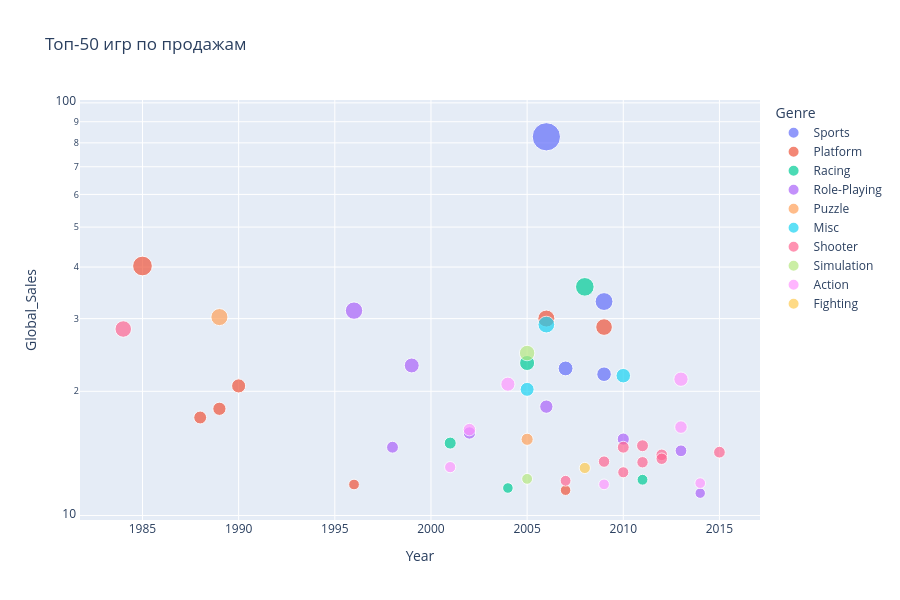
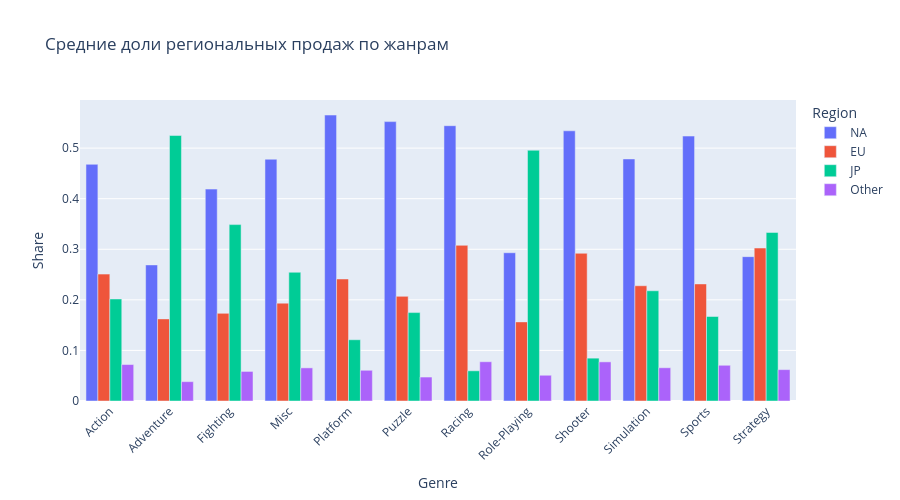

The code cell stored with these charts, in order, in its notebook:
### Code cell
fig, axes = plt.subplots(2, 2, figsize=(14, 10))
fig.suptitle('Распределения ключевых признаков', fontsize=16)
sns.histplot(data=df_eng, x = 'Global_Sales', kde=True, ax=axes[0, 0], color='silver', log_scale=(True, False))
axes[0,0].set_title('Распределение глобальных продаж')

sns.histplot(data=df_eng, x='Year', kde=False, ax=axes[0,1], color='skyblue', bins=30)
axes[0,1].set_title('Количество релизов по годам')
top_genres = df_eng['Genre'].value_counts().head(10).index
sns.countplot(data=df_eng[df_eng['Genre'].isin(top_genres)], y='Genre', ax=axes[1,0], palette='Set2', order=top_genres)
axes[1,0].set_title('Топ-10 жанров по количеству игр')

top_platforms = df_eng['Platform'].value_counts().head(10).index
sns.countplot(data=df_eng[df_eng['Platform'].isin(top_platforms)], y='Platform', ax=axes[1,1], palette='Set3', order=top_platforms)
axes[1, 1].set_title('Топ-10 платформ по количеству игр')

plt.tight_layout()
plt.show()

# Ищем зависимости
all_genres = df_eng['Genre'].value_counts().index

fig, axes = plt.subplots(3, 4, figsize=(20, 15))
fig.suptitle('Глобальные продажи по годам и жанрам', fontsize=16, fontweight='bold')
axes = axes.flatten()
for idx, genre in enumerate(all_genres):
    ax = axes[idx]
    genre_data = df_eng[df_eng['Genre'] == genre]
    
    sns.scatterplot(data=genre_data, x='Year', y='Global_Sales', 
                    ax=ax, color=f'C{idx}', alpha=0.4, s=15)
    
    ax.set_title(f'{genre}\n', fontsize=9, fontweight='bold')
    ax.set_xlabel('')
    ax.set_ylabel('')
    ax.set_yscale('log')
    ax.grid(axis='y', alpha=0.3)

for idx in range(len(all_genres), len(axes)):
    axes[idx].set_visible(False)

fig.text(0.5, -0.02, 'Год релиза', ha='center', fontsize=12, fontweight='bold')
fig.text(0.02, 0.5, 'Глобальные продажи (млн)', va='center', rotation='vertical', fontsize=12, fontweight='bold')

plt.tight_layout()
plt.show()

# Ищем выбросы

plt.figure(figsize=(10, 6))
sns.scatterplot(data=df_eng, x='Genre', y='Global_Sales', palette='Set2')
plt.xticks(rotation=45, ha='right')
plt.title('Распределение продаж по жанрам')
plt.xlabel('Жанр')
plt.ylabel('Глобальные продажи (млн.)')
plt.yscale('log')
plt.legend(bbox_to_anchor=(1.05,1), loc='upper left')
plt.tight_layout()
plt.show()

# Heatmap корреляций
num_cols = ['Year', 'NA_Sales', 'EU_Sales', 'JP_Sales', 'Other_Sales', 'Global_Sales']
corr_matrix = df_eng[num_cols].corr()

plt.figure(figsize=(10, 8))
sns.heatmap(corr_matrix, annot=True, fmt='.2f', cmap='coolwarm', center=0, square=True, linewidth=0.5)
plt.title('Тепловая карта корреляций продаж')
plt.tight_layout()
plt.show()

print("\nСильные корреляции с Global_Sales:")
for col in ['NA_Sales', 'EU_Sales', 'JP_Sales', 'Other_Sales']:
    r = corr_matrix.loc['Global_Sales', col]
    print(f"    * {col}: r = {r:.2f}")

top_50 = df_eng.nlargest(50, 'Global_Sales')

# Интерактивный график топ-игр
fig = px.scatter(top_50, x='Year', y='Global_Sales', size='Global_Sales', color='Genre',
                hover_name='Name', hover_data=['Platform', 'Publisher'], title = 
                "Топ-50 игр по продажам", log_y=True, color_continuous_scale='Viridis')
fig.update_layout(height=600)
fig.show()

genre_share = df_eng.groupby('Genre')[['NA_Sales_share', 'EU_Sales_share', 'JP_Sales_share', 'Other_Sales_share']].mean().reset_index()
genre_share_melted = genre_share.melt(id_vars = 'Genre', value_vars=['NA_Sales_share', 'EU_Sales_share', 'JP_Sales_share', 'Other_Sales_share'],
                                     var_name='Region', value_name='Share')
genre_share_melted['Region'] = genre_share_melted['Region'].str.replace('_Sales_share', '')

fig = px.bar(genre_share_melted, x='Genre', y='Share', color='Region', title='Средние доли региональных продаж по жанрам',
            barmode='group')
fig.update_layout(xaxis_tickangle=-45, height=500)
fig.show()

### Figure 1 — Plotly figure (JSON) as saved in the notebook; plotly's stock layout.template omitted (floating-point values rounded to 4 significant figures)
{"data": [{"customdata": [["Wii", "Nintendo"], ["Wii", "Nintendo"], ["Wii", "Nintendo"], ["Wii", "Nintendo"]], "hovertemplate": "<b>%{hovertext}</b><br><br>Genre=Sports<br>Year=%{x}<br>Global_Sales=%{marker.size}<br>Platform=%{customdata[0]}<br>Publisher=%{customdata[1]}<extra></extra>", "hovertext": ["Wii Sports", "Wii Sports Resort", "Wii Fit", "Wii Fit Plus"], "legendgroup": "Sports", "marker": {"color": "#636efa", "size": [82.74, 33.0, 22.72, 22.0], "sizemode": "area", "sizeref": 0.2068, "symbol": "circle"}, "mode": "markers", "name": "Sports", "orientation": "v", "showlegend": true, "type": "scatter", "x": [2006, 2009, 2007, 2009], "xaxis": "x", "y": [82.74, 33.0, 22.72, 22.0], "yaxis": "y"}, {"customdata": [["NES", "Nintendo"], ["DS", "Nintendo"], ["Wii", "Nintendo"], ["SNES", "Nintendo"], ["GB", "Nintendo"], ["NES", "Nintendo"], ["N64", "Nintendo"], ["Wii", "Nintendo"]], "hovertemplate": "<b>%{hovertext}</b><br><br>Genre=Platform<br>Year=%{x}<br>Global_Sales=%{marker.size}<br>Platform=%{customdata[0]}<br>Publisher=%{customdata[1]}<extra></extra>", "hovertext": ["Super Mario Bros.", "New Super Mario Bros.", "New Super Mario Bros. Wii", "Super Mario World", "Super Mario Land", "Super Mario Bros. 3", "Super Mario 64", "Super Mario Galaxy"], "legendgroup": "Platform", "marker": {"color": "#EF553B", "size": [40.24, 30.01, 28.62, 20.61, 18.14, 17.28, 11.89, 11.52], "sizemode": "area", "sizeref": 0.2068, "symbol": "circle"}, "mode": "markers", "name": "Platform", "orientation": "v", "showlegend": true, "type": "scatter", "x": [1985, 2006, 2009, 1990, 1989, 1988, 1996, 2007], "xaxis": "x", "y": [40.24, 30.01, 28.62, 20.61, 18.14, 17.28, 11.89, 11.52], "yaxis": "y"}, {"customdata": [["Wii", "Nintendo"], ["DS", "Nintendo"], ["PS2", "Sony Computer Entertainment"], ["3DS", "Nintendo"], ["PS2", "Sony Computer Entertainment"]], "hovertemplate": "<b>%{hovertext}</b><br><br>Genre=Racing<br>Year=%{x}<br>Global_Sales=%{marker.size}<br>Platform=%{customdata[0]}<br>Publisher=%{customdata[1]}<extra></extra>", "hovertext": ["Mario Kart Wii", "Mario Kart DS", "Gran Turismo 3: A-Spec", "Mario Kart 7", "Gran Turismo 4"], "legendgroup": "Racing", "marker": {"color": "#00cc96", "size": [35.82, 23.42, 14.98, 12.21, 11.66], "sizemode": "area", "sizeref": 0.2068, "symbol": "circle"}, "mode": "markers", "name": "Racing", "orientation": "v", "showlegend": true, "type": "scatter", "x": [2008, 2005, 2001, 2011, 2004], "xaxis": "x", "y": [35.82, 23.42, 14.98, 12.21, 11.66], "yaxis": "y"}, {"customdata": [["GB", "Nintendo"], ["GB", "Nintendo"], ["DS", "Nintendo"], ["GBA", "Nintendo"], ["DS", "Nintendo"], ["GB", "Nintendo"], ["3DS", "Nintendo"], ["3DS", "Nintendo"]], "hovertemplate": "<b>%{hovertext}</b><br><br>Genre=Role-Playing<br>Year=%{x}<br>Global_Sales=%{marker.size}<br>Platform=%{customdata[0]}<br>Publisher=%{customdata[1]}<extra></extra>", "hovertext": ["Pokemon Red/Pokemon Blue", "Pokemon Gold/Pokemon Silver", "Pokemon Diamond/Pokemon Pearl", "Pokemon Ruby/Pokemon Sapphire", "Pokemon Black/Pokemon White", "Pokémon Yellow: Special Pikachu Edition", "Pokemon X/Pokemon Y", "Pokemon Omega Ruby/Pokemon Alpha Sapphire"], "legendgroup": "Role-Playing", "marker": {"color": "#ab63fa", "size": [31.37, 23.1, 18.36, 15.85, 15.32, 14.64, 14.35, 11.33], "sizemode": "area", "sizeref": 0.2068, "symbol": "circle"}, "mode": "markers", "name": "Role-Playing", "orientation": "v", "showlegend": true, "type": "scatter", "x": [1996, 1999, 2006, 2002, 2010, 1998, 2013, 2014], "xaxis": "x", "y": [31.37, 23.1, 18.36, 15.85, 15.32, 14.64, 14.35, 11.33], "yaxis": "y"}, {"customdata": [["GB", "Nintendo"], ["DS", "Nintendo"]], "hovertemplate": "<b>%{hovertext}</b><br><br>Genre=Puzzle<br>Year=%{x}<br>Global_Sales=%{marker.size}<br>Platform=%{customdata[0]}<br>Publisher=%{customdata[1]}<extra></extra>", "hovertext": ["Tetris", "Brain Age 2: More Training in Minutes a Day"], "legendgroup": "Puzzle", "marker": {"color": "#FFA15A", "size": [30.26, 15.3], "sizemode": "area", "sizeref": 0.2068, "symbol": "circle"}, "mode": "markers", "name": "Puzzle", "orientation": "v", "showlegend": true, "type": "scatter", "x": [1989, 2005], "xaxis": "x", "y": [30.26, 15.3], "yaxis": "y"}, {"customdata": [["Wii", "Nintendo"], ["X360", "Microsoft Game Studios"], ["DS", "Nintendo"]], "hovertemplate": "<b>%{hovertext}</b><br><br>Genre=Misc<br>Year=%{x}<br>Global_Sales=%{marker.size}<br>Platform=%{customdata[0]}<br>Publisher=%{customdata[1]}<extra></extra>", "hovertext": ["Wii Play", "Kinect Adventures!", "Brain Age: Train Your Brain in Minutes a Day"], "legendgroup": "Misc", "marker": {"color": "#19d3f3", "size": [29.02, 21.82, 20.22], "sizemode": "area", "sizeref": 0.2068, "symbol": "circle"}, "mode": "markers", "name": "Misc", "orientation": "v", "showlegend": true, "type": "scatter", "x": [2006, 2010, 2005], "xaxis": "x", "y": [29.02, 21.82, 20.22], "yaxis": "y"}, {"customdata": [["NES", "Nintendo"], ["X360", "Activision"], ["X360", "Activision"], ["PS4", "Activision"], ["PS3", "Activision"], ["X360", "Activision"], ["X360", "Activision"], ["PS3", "Activision"], ["PS3", "Activision"], ["X360", "Microsoft Game Studios"]], "hovertemplate": "<b>%{hovertext}</b><br><br>Genre=Shooter<br>Year=%{x}<br>Global_Sales=%{marker.size}<br>Platform=%{customdata[0]}<br>Publisher=%{customdata[1]}<extra></extra>", "hovertext": ["Duck Hunt", "Call of Duty: Modern Warfare 3", "Call of Duty: Black Ops", "Call of Duty: Black Ops 3", "Call of Duty: Black Ops II", "Call of Duty: Black Ops II", "Call of Duty: Modern Warfare 2", "Call of Duty: Modern Warfare 3", "Call of Duty: Black Ops", "Halo 3"], "legendgroup": "Shooter", "marker": {"color": "#FF6692", "size": [28.31, 14.76, 14.64, 14.24, 14.03, 13.73, 13.51, 13.46, 12.73, 12.14], "sizemode": "area", "sizeref": 0.2068, "symbol": "circle"}, "mode": "markers", "name": "Shooter", "orientation": "v", "showlegend": true, "type": "scatter", "x": [1984, 2011, 2010, 2015, 2012, 2012, 2009, 2011, 2010, 2007], "xaxis": "x", "y": [28.31, 14.76, 14.64, 14.24, 14.03, 13.73, 13.51, 13.46, 12.73, 12.14], "yaxis": "y"}, {"customdata": [["DS", "Nintendo"], ["DS", "Nintendo"]], "hovertemplate": "<b>%{hovertext}</b><br><br>Genre=Simulation<br>Year=%{x}<br>Global_Sales=%{marker.size}<br>Platform=%{customdata[0]}<br>Publisher=%{customdata[1]}<extra></extra>", "hovertext": ["Nintendogs", "Animal Crossing: Wild World"], "legendgroup": "Simulation", "marker": {"color": "#B6E880", "size": [24.76, 12.27], "sizemode": "area", "sizeref": 0.2068, "symbol": "circle"}, "mode": "markers", "name": "Simulation", "orientation": "v", "showlegend": true, "type": "scatter", "x": [2005, 2005], "xaxis": "x", "y": [24.76, 12.27], "yaxis": "y"}, {"customdata": [["PS3", "Take-Two Interactive"], ["PS2", "Take-Two Interactive"], ["X360", "Take-Two Interactive"], ["PS2", "Take-Two Interactive"], ["PS2", "Take-Two Interactive"], ["PS4", "Take-Two Interactive"], ["DS", "Nintendo"]], "hovertemplate": "<b>%{hovertext}</b><br><br>Genre=Action<br>Year=%{x}<br>Global_Sales=%{marker.size}<br>Platform=%{customdata[0]}<br>Publisher=%{customdata[1]}<extra></extra>", "hovertext": ["Grand Theft Auto V", "Grand Theft Auto: San Andreas", "Grand Theft Auto V", "Grand Theft Auto: Vice City", "Grand Theft Auto III", "Grand Theft Auto V", "Pokemon HeartGold/Pokemon SoulSilver"], "legendgroup": "Action", "marker": {"color": "#FF97FF", "size": [21.4, 20.81, 16.38, 16.15, 13.1, 11.98, 11.9], "sizemode": "area", "sizeref": 0.2068, "symbol": "circle"}, "mode": "markers", "name": "Action", "orientation": "v", "showlegend": true, "type": "scatter", "x": [2013, 2004, 2013, 2002, 2001, 2014, 2009], "xaxis": "x", "y": [21.4, 20.81, 16.38, 16.15, 13.1, 11.98, 11.9], "yaxis": "y"}, {"customdata": [["Wii", "Nintendo"]], "hovertemplate": "<b>%{hovertext}</b><br><br>Genre=Fighting<br>Year=%{x}<br>Global_Sales=%{marker.size}<br>Platform=%{customdata[0]}<br>Publisher=%{customdata[1]}<extra></extra>", "hovertext": ["Super Smash Bros. Brawl"], "legendgroup": "Fighting", "marker": {"color": "#FECB52", "size": [13.04], "sizemode": "area", "sizeref": 0.2068, "symbol": "circle"}, "mode": "markers", "name": "Fighting", "orientation": "v", "showlegend": true, "type": "scatter", "x": [2008], "xaxis": "x", "y": [13.04], "yaxis": "y"}], "layout": {"height": 600, "legend": {"itemsizing": "constant", "title": {"text": "Genre"}, "tracegroupgap": 0}, "title": {"text": "Топ-50 игр по продажам"}, "xaxis": {"anchor": "y", "domain": [0, 1], "title": {"text": "Year"}}, "yaxis": {"anchor": "x", "domain": [0, 1], "title": {"text": "Global_Sales"}, "type": "log"}}}

### Figure 2 — Plotly figure (JSON) as saved in the notebook; plotly's stock layout.template omitted (floating-point values rounded to 4 significant figures)
{"data": [{"alignmentgroup": "True", "hovertemplate": "Region=NA<br>Genre=%{x}<br>Share=%{y}<extra></extra>", "legendgroup": "NA", "marker": {"color": "#636efa", "pattern": {"shape": ""}}, "name": "NA", "offsetgroup": "NA", "orientation": "v", "showlegend": true, "textposition": "auto", "type": "bar", "x": ["Action", "Adventure", "Fighting", "Misc", "Platform", "Puzzle", "Racing", "Role-Playing", "Shooter", "Simulation", "Sports", "Strategy"], "xaxis": "x", "y": [0.468, 0.2691, 0.419, 0.478, 0.5654, 0.5524, 0.5443, 0.2931, 0.5342, 0.4786, 0.5238, 0.2854], "yaxis": "y"}, {"alignmentgroup": "True", "hovertemplate": "Region=EU<br>Genre=%{x}<br>Share=%{y}<extra></extra>", "legendgroup": "EU", "marker": {"color": "#EF553B", "pattern": {"shape": ""}}, "name": "EU", "offsetgroup": "EU", "orientation": "v", "showlegend": true, "textposition": "auto", "type": "bar", "x": ["Action", "Adventure", "Fighting", "Misc", "Platform", "Puzzle", "Racing", "Role-Playing", "Shooter", "Simulation", "Sports", "Strategy"], "xaxis": "x", "y": [0.2509, 0.1623, 0.1733, 0.1935, 0.2413, 0.2069, 0.3078, 0.1564, 0.292, 0.2279, 0.2315, 0.3025], "yaxis": "y"}, {"alignmentgroup": "True", "hovertemplate": "Region=JP<br>Genre=%{x}<br>Share=%{y}<extra></extra>", "legendgroup": "JP", "marker": {"color": "#00cc96", "pattern": {"shape": ""}}, "name": "JP", "offsetgroup": "JP", "orientation": "v", "showlegend": true, "textposition": "auto", "type": "bar", "x": ["Action", "Adventure", "Fighting", "Misc", "Platform", "Puzzle", "Racing", "Role-Playing", "Shooter", "Simulation", "Sports", "Strategy"], "xaxis": "x", "y": [0.2017, 0.5249, 0.3488, 0.2545, 0.1211, 0.1748, 0.05971, 0.4958, 0.08473, 0.2179, 0.1671, 0.3333], "yaxis": "y"}, {"alignmentgroup": "True", "hovertemplate": "Region=Other<br>Genre=%{x}<br>Share=%{y}<extra></extra>", "legendgroup": "Other", "marker": {"color": "#ab63fa", "pattern": {"shape": ""}}, "name": "Other", "offsetgroup": "Other", "orientation": "v", "showlegend": true, "textposition": "auto", "type": "bar", "x": ["Action", "Adventure", "Fighting", "Misc", "Platform", "Puzzle", "Racing", "Role-Playing", "Shooter", "Simulation", "Sports", "Strategy"], "xaxis": "x", "y": [0.07209, 0.03826, 0.05846, 0.06547, 0.06074, 0.04737, 0.07763, 0.05091, 0.07735, 0.06571, 0.07065, 0.06205], "yaxis": "y"}], "layout": {"barmode": "group", "height": 500, "legend": {"title": {"text": "Region"}, "tracegroupgap": 0}, "title": {"text": "Средние доли региональных продаж по жанрам"}, "xaxis": {"anchor": "y", "domain": [0, 1], "tickangle": -45, "title": {"text": "Genre"}}, "yaxis": {"anchor": "x", "domain": [0, 1], "title": {"text": "Share"}}}}
